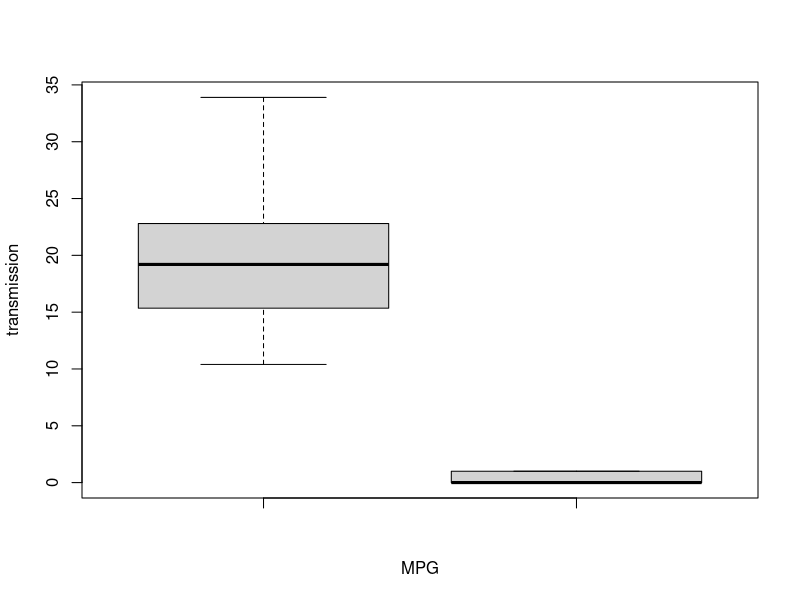
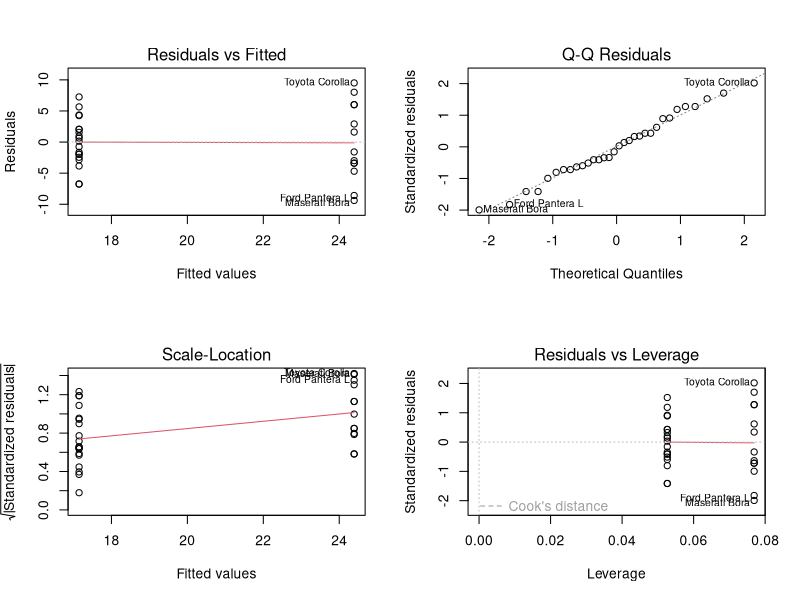
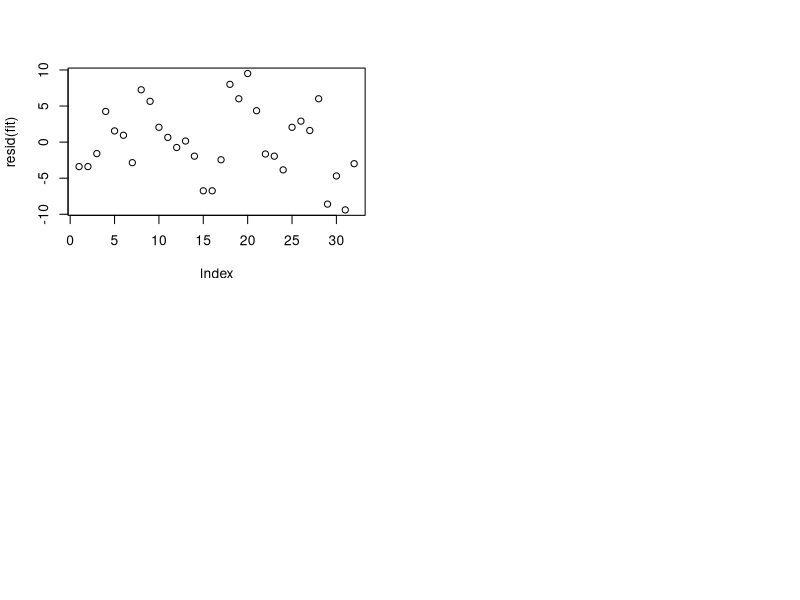

Source code (R) for these figures, in order:
## ---- chunk 1
data(mtcars)
boxplot(mtcars$mpg,mtcars$am,ylab="transmission",xlab="MPG")
## ---- chunk 2
fit<-lm(mpg ~  factor(am) -1, data=mtcars )
summary(fit)$coef
## ---- chunk 3
par(mfrow=c(2,2))
plot(fit)
## ---- chunk 4
plot(resid(fit))
## ---- chunk 5
fit<-lm(mpg ~ .-1, data=mtcars)
summary(fit)$coef
## ---- chunk 6
fit1<- lm(mpg~wt+am+drat+qsec-1,data=mtcars)
summary(fit)
